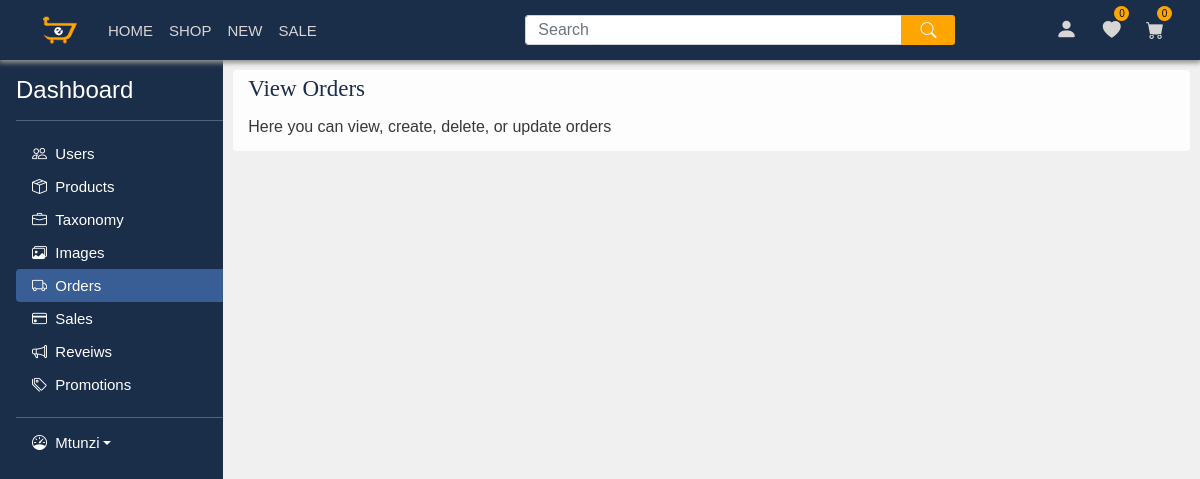
Page /orders/index.php (signed in) on the earlier database version.
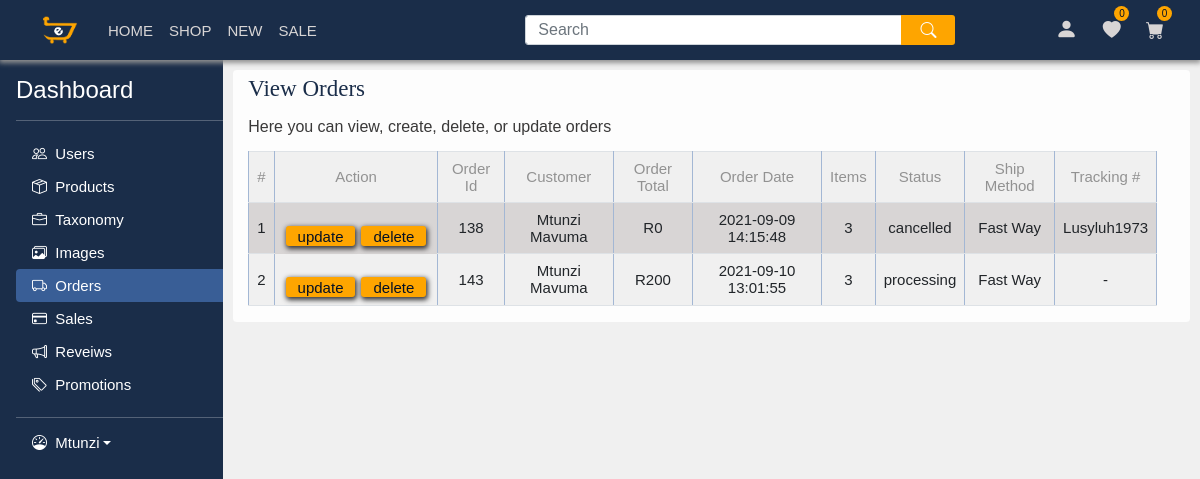
Same page on the later database version.
### tables this page shows
CREATE TABLE `orders` (
  `orderId` int(11) NOT NULL,
  `userId` int(11) DEFAULT NULL,
  `order_items` varchar(265) NOT NULL,
  `shippingId` int(11) NOT NULL,
  `orderStatus` varchar(22) NOT NULL DEFAULT 'processing',
  `orderTracking` varchar(86) DEFAULT NULL,
  `orderDate` timestamp NOT NULL DEFAULT current_timestamp() ON UPDATE current_timestamp(),
  `numberOfItems` int(11) DEFAULT NULL,
  `grandTotal` int(11) DEFAULT NULL
);

CREATE TABLE `users` (
  `userId` int(11) UNSIGNED NOT NULL,
  `userFirstName` varchar(22) NOT NULL,
  `userLastName` varchar(22) NOT NULL,
  `userEmail` varchar(36) NOT NULL,
  `userPhone` int(16) DEFAULT NULL,
  `userPassword` varchar(86) NOT NULL,
  `userRegistrationDate` timestamp NOT NULL DEFAULT current_timestamp(),
  `userLevel` int(2) NOT NULL DEFAULT 1
);

CREATE TABLE `shipping_method` (
  `shippingId` int(11) NOT NULL,
  `name` varchar(86) NOT NULL,
  `shipper` varchar(86) NOT NULL,
  `period` varchar(11) NOT NULL,
  `price` int(11) NOT NULL
);

### model/orders-model.php (called while the page is built, shortened)
<?php
function getOrders(){
    $db = engojeConnect();
    $sql = 'SELECT * FROM orders
                    JOIN shipping_method ON orders.shippingId = shipping_method.shippingId
                    JOIN users ON orders.userId = users.userId
    ';
    $stmt = $db->prepare($sql);
    $stmt->execute();
    $orders = $stmt->fetchAll(PDO::FETCH_ASSOC);
    return $orders;
}

### library/functions.php (the view, shortened to what this page needs)
<?php
function  buildordersAdminTable($orders){
    $trackingNo = '-';
    $grandTotal = '0';
    $number = 0;
    foreach($orders as $order){
        $number += 1;
        if($order['orderTracking'] != null){
            $trackingNo = $order['orderTracking'];
        }else{
            $trackingNo = '-';
        }
        if($order['grandTotal'] != null){
            $grandTotal = $order['grandTotal'];
        }else{
            $grandTotal = '0';
        }
        $orderRows[] = "<tr class='user-display-info'><td>$number</td> <td class=td-buttons >
            <button type='button' class='btn btn-primary button line-height-button' data-bs-toggle='modal' data-bs-target='#update$order[orderId]'>
            update
            </button>
            <div class='modal fade' id='update$order[orderId]' tabindex='-1' aria-labelledby='exampleModalLabel' aria-hidden='true'>
                        <p>Order Id: $order[orderId]</p>
                        <p>Number of Items: $order[numberOfItems]</p>
                        <p>Order Status: $order[orderStatus]</p>
                        <p>Order Date:$order[orderDate]</p>
                                        <input type='hidden' name='orderId' value='$order[orderId]'>
                                        <input type='hidden' name='orderId' value='$order[orderId]'>
            </div>
            <button type='button' class='btn btn-primary button line-height-button' data-bs-toggle='modal' data-bs-target='#delete$order[orderId]'>
            delete
            </button>
            <div class='modal fade' id='delete$order[orderId]' tabindex='-1' aria-labelledby='exampleModalLabel' aria-hidden='true'>
                    <p>Order Id: $order[orderId]</p>
                    <p>Number of Items: $order[numberOfItems]</p>
                    <p>Order Status: $order[orderStatus]</p>
                    <p>Order Date:$order[orderDate]</p>
                    <a class='button chunk-buttons' href='/engoje/orders/?action=delete&orderId=$order[orderId]' >Delete</a>
            </div>
        </td><td>$order[orderId] </td> <td> $order[userFirstName] $order[userLastName] </td> <td> R$grandTotal </td> <td>$order[orderDate]</td> <td>$order[numberOfItems] </td> <td>$order[orderStatus]</td> <td> $order[shipper] </td> <td> $trackingNo </td></tr>";
    }
   return $orderRows;
  }

### library/sidenav.php (shortened to what this page needs)
<?php
function buildAdminSideNav(){
    if(isset($_SESSION['userData']) && $_SESSION['loggedin'] && $_SESSION['userData']['userLevel']==2){
        $name = $_SESSION['userData']['userFirstName'];
      if(isset($_SESSION['active_tab'])){
          $adminSideNav =
          '<main class="admin-dashboardnav">
              <div class="d-flex flex-column flex-shrink-0 p-3 text-white admin-nav" style="width: 280px;">
                  <a href="/engoje/myaccount/?action=account" class="d-flex align-items-center mb-3 mb-md-0 me-md-auto text-white text-decoration-none">
                    <span class="fs-4">Dashboard</span>
                  </a>
                  <hr>
                  <ul class="nav nav-pills flex-column mb-auto">
                      <li class="nav-item">
                        <a href="/engoje/admin/?action=users" class="nav-link text-white '.$_SESSION['active_tab']['users'].'">
                          <i class="bi bi-people"></i>
                          &nbsp;Users
                        </a>
                      </li>
                      <li class="nav-item">
                        <a href="/engoje/products/?action=product" class="nav-link text-white '.$_SESSION['active_tab']['products'].'">
                          <i class="bi bi-box-seam"></i>
                          &nbsp;Products
                        </a>
                      </li>
                      <li class="nav-item">
                        <a href="/engoje/taxonomy/?action=taxonomy" class="nav-link text-white '.$_SESSION['active_tab']['taxonomy'].'">
                          <i class="bi bi-briefcase"></i>
                          &nbsp;Taxonomy
                        </a>
                      </li>
                      <li class="nav-item">
                        <a href="/engoje/upload/" class="nav-link text-white '.$_SESSION['active_tab']['images'].'">
                          <i class="bi bi-images"></i>
                          &nbsp;Images
                        </a>
                      </li>
                      <li class="nav-item">
                        <a href="/engoje/orders/?action=orders" class="nav-link text-white '.$_SESSION['active_tab']['orders'].'">
                          <i class="bi bi-truck"></i>
                          &nbsp;Orders
                        </a>
                      </li>
                      <li class="nav-item">
                      <a href="/engoje/saless/?action=sales" class="nav-link text-white '.$_SESSION['active_tab']['sales'].'">
                        <i class="bi bi-credit-card"></i>
                        &nbsp;Sales
                      </a>
                    </li>
                      <li class="nav-item">
                        <a href="/engoje/reviews/?action=reviews" class="nav-link text-white '.$_SESSION['active_tab']['reviews'].'">
                          <i class="bi bi-megaphone"></i>
                          &nbsp;Reveiws
                        </a>
                      </li>
                      <li class="nav-item">
                        <a href="/engoje/sale/?action=promos" class="nav-link text-white '.$_SESSION['active_tab']['promotions'].'">
                          <i class="bi bi-tags"></i>
                          &nbsp;Promotions
                        </a>
                      </li>
                      <hr>
                      <li class="nav-item">
                        <div class="dropdown ps-3 ">
                            <a href="#" class="d-flex align-items-center text-white text-decoration-none dropdown-toggle" id="dropdownUser1" data-bs-toggle="dropdown" aria-expanded="true">
                            <i class="bi bi-speedometer"></i>&nbsp;&nbsp;<strong>'.$name.'</strong>
                            </a>
                        </div>
                      </li>
                    </ul>
              </div>
          </main>';
          return $adminSideNav;
      }
    }else if(isset($_SESSION['userData']) && $_SESSION['loggedin'] && $_SESSION['userData']['userLevel'] == 3){
      if(isset($_SESSION['active_tab'])){
        $adminSideNav =
        '<main class="admin-dashboardnav">
            <div class="d-flex flex-column flex-shrink-0 p-3 text-white admin-nav" style="width: 280px;">
                <a href="/engoje/myaccount/?action=account" class="d-flex align-items-center mb-3 mb-md-0 me-md-auto text-white text-decoration-none">
                  <span class="fs-4">Dashboard</span>
                </a>
                <hr>
                <ul class="nav nav-pills flex-column mb-auto">
                    <li class="nav-item">
                        <a href="/engoje/admin/?action=account" class="nav-link text-white '.$_SESSION['active_tab']['account'].'">
                            <i class="bi bi-speedometer"></i>
                            &nbsp;Account Home
                        </a>
                    </li>
                    <li>
                    <a href="/engoje/admin/?action=users" class="nav-link text-white '.$_SESSION['active_tab']['users'].'">
                      <i class="bi bi-people"></i>
                      &nbsp;Users
                    </a>
                    </li>
                    <li>
                    <a href="/engoje/products/?action=product" class="nav-link text-white '.$_SESSION['active_tab']['products'].'">
                      <i class="bi bi-basket2"></i>
                      &nbsp;Products
                    </a>
                    </li>
                    <li>
                    <a href="/engoje/upload/" class="nav-link text-white '.$_SESSION['active_tab']['images'].'">
                      <i class="bi bi-images"></i>
                      &nbsp;Images
                    </a>
                </ul>
                <hr>
                <a class="dropdown-item" href="/engoje/accounts/index.php?action=logout">Sign out</a>
            </div>
        </main>';
        return $adminSideNav;
    }
    }
}

### orders/index.php (shortened to what this page needs)
<?php
require_once '../library/functions.php';
require_once '../model/orders-model.php';
$action = filter_input(INPUT_POST, 'action',FILTER_SANITIZE_STRING);
if ($action == NULL){
    $action = filter_input(INPUT_GET, 'action',FILTER_SANITIZE_STRING);
}
include '../library/sidenav.php';
$adminSideNav = buildAdminSideNav();
$orders = getOrders();
switch ($action) {
    default:
        $ordersAdminTable = buildordersAdminTable($orders);
        include '../view/orders.php';
}

### view/orders.php (shortened to what this page needs)
<?php
    $pageName ="Orders";
?><!DOCTYPE html>
<html lang="en-us">
    <?php require $_SERVER['DOCUMENT_ROOT'] . '/engoje/snippets/head.php'; ?>
    <body class=" admin-main">
        <main class="content">
            <?php
                require $_SERVER['DOCUMENT_ROOT'] . '/engoje/snippets/navigation.php';
            ?>
            <section class="dashboard admin-dashboard">
                <?php
                    if(isset($adminSideNav)){
                        echo $adminSideNav;
                    }
                ?>
                <section class="dashboard-content">
                    <h1 class='h2'>View Orders</h1>
                    <p> Here you can view, create, delete, or update orders</p>
                    <?php
                        echo "<div class='table-holder'>";
                        if(isset($ordersAdminTable)){
                            echo "<table id='users-display' class='table table-striped table-hover'><tr id='user-display-header'><th>#</th> <th>Action</th> <th>Order Id </th> <th>Customer</th> <th>Order Total</th> <th>Order Date</th> <th>Items </th> <th>Status</th> <th> Ship Method</th> <th>Tracking #</th> </tr>";
                            foreach($ordersAdminTable as $row){
                                echo $row;
                            }
                            echo  "</table>";
                        }
                        echo "</div>";
                    ?>
                </section>
            </section>
        </main>
    </body>
</html>

### snippets/head.php (shortened to what this page needs)
<head>
<link href="/engoje/css/styles.css" rel="stylesheet">
<link rel="stylesheet" href="https://cdn.jsdelivr.net/npm/bootstrap-icons@1.5.0/font/bootstrap-icons.css">
<link href="https://cdn.jsdelivr.net/npm/bootstrap@5.1.0/dist/css/bootstrap.min.css" rel="stylesheet">
</head>

### snippets/navigation.php (shortened to what this page needs)
<nav class="navbar navbar-expand-lg navbar all-nav" id="nav">
  <div class="container-fluid">
    <a class="navbar-brand" href="/engoje/">
        <img src=" /engoje/images/logo.png" alt="logo image">
    </a>
    <div class="collapse navbar-collapse" id="navbarSupportedContent">
      <ul class="navbar-nav me-auto mb-2 mb-lg-0">
        <li class="nav-item">
          <a class="nav-link <?php if($pageName=="Home"){echo 'active';} ?>" aria-current="page" href="/engoje/">HOME</a>
        </li>
        <li class="nav-item">
          <a class="nav-link <?php if($pageName=="Shop"){echo 'active';} ?>" aria-current="page" href="/engoje/shop">SHOP</a>
        </li>
        <li class="nav-item">
          <a class="nav-link <?php if($pageName=="New"){echo 'active';} ?>" aria-current="page" href="/engoje/new">NEW</a>
        </li>
        <li class="nav-item">
          <a class="nav-link <?php if($pageName=="Sale"){echo 'active';} ?>" aria-current="page" href="/engoje/sale">SALE</a>
        </li>
      </ul>
      <form class="d-flex">
        <input class="form-control me-2" type="search" placeholder="Search" aria-label="Search">
        <button class="buttons" type="submit"><i class='bi bi-search'></i></button>
      </form>
    </div>
  </div>
    <div class="icons-container">
        <?php
            if(isset($_SESSION['userData']['userFirstName'])){
                echo "<a class='nav-hamburger-account user' href='/engoje/myaccount?action=account' title='Your Account'><i class='bi bi-person-fill'></i></a>";
                echo "<a class='nav-hamburger-account shopping-wishlist' href='/engoje/wishlist?action=wishlist' title='Wishlist'><div class='wishlist-count' id='wishlist-count'>0</div><i class='bi bi-heart-fill'></i></a>";
                echo "<a class='nav-hamburger-account shopping-cart' href='/engoje/cart?action=cart'><div class='cart-count' id='cart-count'>0</div><i class='bi bi-cart-fill'></i></a>";
            }
        ?>
    </div>
</nav>

Differences in the rows shown:
added orders: orderId "138", grandTotal "0", orderDate "2021-09-09 14:15:48", numberOfItems "3", orderStatus "cancelled", orderTracking "Lusyluh1973"
now on this page (row unchanged): users: userFirstName "Mtunzi", userLastName "Mavuma"
added shipping_method: shipper "Fast Way"
added orders: orderId "143", grandTotal "200", orderDate "2021-09-10 13:01:55", numberOfItems "3", orderStatus "processing", orderTracking "-"
Other differences:
text now shown: "# Action Order Id Customer Order Total Order Date Items Status Ship Method Tracking #"
